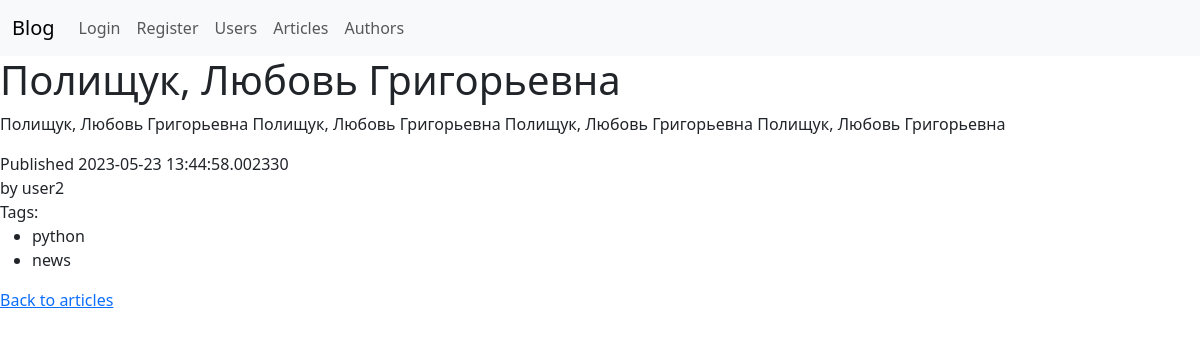
The app's page /articles/3/ with its own data.
### blog/models/article.py (models this page shows, shortened)
class Article(db.Model):
    id = Column(Integer, primary_key=True)
    author_id = Column(Integer, ForeignKey('author.id'), nullable=False)
    author = relationship('Author', back_populates='articles')
    title = Column(String(200), nullable=False, default="", server_default="")
    body = Column(Text, nullable=False, default="", server_default="")
    dt_created = Column(DateTime, default=datetime.utcnow, server_default=func.now())
    dt_updated = Column(DateTime, default=datetime.utcnow, onupdate=datetime.utcnow)
    tags = relationship('Tag', secondary=article_tag_association_table, back_populates='articles')

### blog/models/user.py (models this page shows, shortened)
class User(db.Model, UserMixin):
    id=Column(Integer, primary_key=True)
    first_name = Column(String(120), unique=False, nullable=False, default="", server_default="")
    last_name = Column(String(120), unique=False, nullable=False, default="", server_default="")
    username=Column(String(80), unique=True, nullable=False)
    email = Column(String(255), unique=True, nullable=False, default="", server_default="")
    is_staff=Column(Boolean, nullable=False, default=False)
    _password=Column(LargeBinary, nullable=True)
    author=relationship("Author",uselist=False, back_populates='user')
    @property
    def password(self):
        return self._password

### blog/models/tag.py (models this page shows, shortened)
class Tag(db.Model):
    id = Column(Integer, primary_key=True)
    name = Column(String(50), nullable=False, default="", server_default="")
    articles=relationship('Article', secondary=article_tag_association_table, back_populates='tags')

### blog/views/articles.py (the view)
@articles_app.route("/articles/<int:article_id>/", endpoint='details')
def article_details(article_id:int):
    article=Article.query.filter_by(id=article_id).one_or_none()
    if article is None:
        raise NotFound(f'Article #{article_id} doesn`t exist!')
    return render_template("articles/details.html", article=article)

### blog/models/author.py (called while the page is built)
    def __str__(self):
        return self.user.username

### blog/templates/articles/details.html (shortened to what this page needs)
{% extends 'base.html' %}
{% block body %}
<h1>{{ article.title }}</h1>
<div>
    <p>{{ article.body }}</p>
    <div>Published {{ article.dt_created }}</div>
    <div>by {{ article.author}}</div>
    {% if article.tags %}
    <div>Tags:</div>
    <ul>
{% for tag in article.tags %}
<li>{{ tag.name }}</li>
{% endfor %}
</ul>
{% endif %}
    <a href="{{ url_for('articles_app.list') }}">Back to articles</a>
</div>
{% endblock %}

### records on screen
Article: title "Полищук, Любовь Григорьевна", body "Полищук, Любовь Григорьевна Полищук, Любовь Григорьевна Полищук, Любовь Григорьевна Полищук, Любовь Григорьевна", dt_created "2023-05-23 13:44:58.002330"
User: author "user2"
Tag: name "python"
Tag: name "news"

### other values on screen
{{ label }} "Login" "Register"
{{ label }} "Users" "Articles" "Authors"
